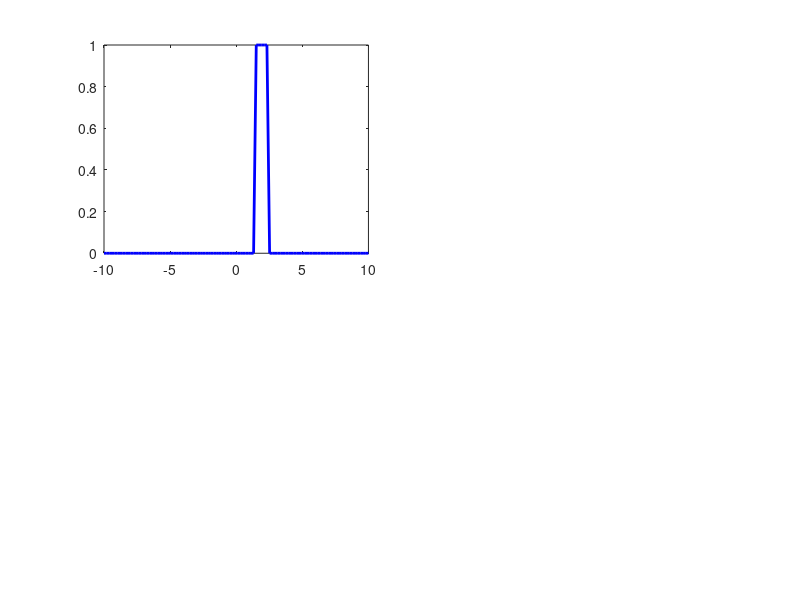

Reproduce this figure in MATLAB. (Note: this script raises an error after producing the figure.)
%% REINFORCE Algorithm Demo - 1D Continuous Control
% This demo shows how policy gradient methods work using REINFORCE
% on a simple 1D problem where the agent must find the peak of a Gaussian reward

clear; close all; clc;

%% Problem Setup
% Environment: 1D continuous state space [-5, 5]
% Action: 1D continuous action that moves the agent
% Reward: Gaussian centered at state = 2.0 with std = 1.0
% Goal: Learn a policy that navigates to the peak reward

% Environment parameters
state_min = -10;
state_max = 10;
action_min = -20;
action_max = 20;
reward_center = 2.0;  % Peak of Gaussian reward
reward_std = 1.0;

% Reward function
% reward_fn = @(state) exp(-0.5 * ((state - reward_center) / reward_std)^2);
reward_fn = @(state) double(abs(state - reward_center) <= (0.5 * reward_std));

% State transition (deterministic for simplicity)
transition_fn = @(state, action) max(state_min, min(state_max, state + action));

%% Policy Network Setup
% We use a simple Gaussian policy: action ~ N(mu(s), sigma)
% where mu(s) = tanh(w1*s + b1) * action_scale
% This is a linear policy with tanh activation

% Policy parameters (what we'll learn)
w1 = 0.1;  % Weight
b1 = 0.0;  % Bias
log_std = log(1.0);  % Log of action standard deviation
w2 = 0.1;  % Weight of log std

% Learning rate
lr_mean = 0.01;
lr_std = 0.001;

% Training parameters
n_episodes = 5000;
max_steps = 20;
gamma = 0.99;  % Discount factor

% Storage for results
episode_rewards = zeros(n_episodes, 1);
policy_params = zeros(n_episodes, 4);  % [w1, b1, log_std, w2]

%% Visualization Setup
figure('Position', [100, 100, 1200, 800]);

%% REINFORCE Training Loop
for episode = 1:n_episodes
    % Storage for this episode
    states = [];
    actions = [];
    rewards = [];
    
    % Initial state (random)
    state = (state_max - state_min) * rand() + state_min;
    
    % Generate episode
    for step = 1:max_steps
        % Store state
        states = [states; state];
        
        % Compute policy mean
        % mu = action_max * tanh(w1 * state + b1);
        mu = w1 * state + b1;
        % sigma = log_std;
        sigma = exp(log_std + w2 * state);
        % sigma = exp(log_std + w2 * state);
        
        % Sample action from policy
        action = mu + sigma * randn();
        if action < action_min || action > action_max
            % If action is out of bounds, clip it
            % fprintf('Action clipped: %.2f\n', action);
            action = max(action_min, min(action_max, action));
        end
        actions = [actions; action];
        
        % Get reward
        reward = reward_fn(state);
        rewards = [rewards; reward];
        
        % Transition to next state
        state = transition_fn(state, action);
    end
    
    % Compute returns (discounted cumulative rewards)
    returns = zeros(length(rewards), 1);
    G = 0;
    for t = length(rewards):-1:1
        G = rewards(t) + gamma * G;
        returns(t) = G;
    end
    
    % Normalize returns (helps with stability)
    if ~isempty(returns) && length(returns) > 1
        returns = (returns - mean(returns)) / (std(returns) + 1e-8);
    elseif ~isempty(returns)
        returns = returns * 0;  % Single return, set to 0 after normalization
    end
    
    % REINFORCE update
    grad_w1 = 0;
    grad_w2 = 0;
    grad_b1 = 0;
    grad_log_std = 0;
    
    if ~isempty(states)  % Only update if we have data
        for t = 1:length(states)
            % Recompute policy for this state-action pair
            state_t = states(t);
            action_t = actions(t);
            mu_t = w1 * state_t + b1;
            sigma_t = exp(log_std);
            
            % Compute log probability of action
            log_prob = -0.5 * log(2 * pi) - log_std - 0.5 * ((action_t - mu_t) / sigma_t)^2;
            
            % Compute gradients of log probability
            % d/d_mu log p(a|s) = (a - mu) / sigma^2
            d_log_prob_d_mu = (action_t - mu_t) / (sigma_t^2);
            
            % d/d_params mu(s) using chain rule
            % tanh_term = tanh(w1 * state_t + b1);
            % d_tanh = 1 - tanh_term^2;  % Derivative of tanh
            d_mu_d_w1 = state_t;
            d_mu_d_b1 = 1;
            
            % Gradient of log_std
            d_log_prob_d_log_std = ((action_t - mu_t)^2 / sigma_t^2 - 1);
            d_w2 = ((action_t - mu_t)^2 / sigma_t^2 - 1) * state;
            
            % REINFORCE gradients: grad = return * grad_log_prob
            grad_w1 = grad_w1 + returns(t) * d_log_prob_d_mu * d_mu_d_w1;
            grad_b1 = grad_b1 + returns(t) * d_log_prob_d_mu * d_mu_d_b1;
            grad_log_std = grad_log_std + returns(t) * d_log_prob_d_log_std;
            grad_w2 = grad_w2 + returns(t) * d_w2;
        end
        
        % Update parameters (gradient ascent)
        w1 = w1 + lr_mean * grad_w1 / length(states);
        b1 = b1 + lr_mean * grad_b1 / length(states);
        log_std = log_std + lr_std * grad_log_std / length(states);
        w2 = w2 + lr_std * grad_log_std / length(states);
    end
    
    % Store results
    episode_rewards(episode) = sum(rewards);
    policy_params(episode, :) = [w1, b1, log_std, w2];
    
    % Visualization every 10 episodes
    if mod(episode, 10) == 0 || episode == 1
        clf;
        
        % Plot 1: Environment and Policy
        subplot(2, 2, 1);
        x_range = linspace(state_min, state_max, 100);
        r_range = arrayfun(reward_fn, x_range);
        plot(x_range, r_range, 'b-', 'LineWidth', 2);
        hold on;
        
        % Plot policy mean
        mu_range = w1 * x_range + b1;
        yyaxis right;
        plot(x_range, mu_range, 'r-', 'LineWidth', 2);
        ylabel('Policy Mean Action', 'Color', 'r');
        
        
        yyaxis left;
        ylabel('Reward', 'Color', 'b');
        xlabel('State');
        title(sprintf('Environment and Learned Policy (Episode %d)', episode));
        grid on;

        std_range = exp(log_std + w2 * x_range);
        current_policy = mu_range + std_range .* x_range;
        yyaxis right;
        plot(x_range, current_policy, 'g-', 'LineWidth', 2);
        ylabel('Current Policy', 'Color', 'g');

        legend('Reward Function', 'Policy Mean', 'Current Policy','Location', 'best');
        
        % Plot 2: Episode trajectory
        subplot(2, 2, 2);
        plot(states, 'o-', 'LineWidth', 1.5);
        hold on;
        plot([1, length(states)], [reward_center, reward_center], 'r--');
        xlabel('Step');
        ylabel('State');
        title('Last Episode Trajectory');
        legend('States', 'Optimal State', 'Location', 'best');
        grid on;
        
        % Plot 3: Learning curve
        subplot(2, 2, 3);
        plot(1:episode, episode_rewards(1:episode), 'LineWidth', 1.5);
        xlabel('Episode');
        ylabel('Total Reward');
        title('Learning Progress');
        grid on;
        
        % Plot 4: Parameter evolution
        subplot(2, 2, 4);
        plot(1:episode, policy_params(1:episode, 1), 'r-', 'LineWidth', 1.5);
        hold on;
        plot(1:episode, policy_params(1:episode, 2), 'g-', 'LineWidth', 1.5);
        plot(1:episode, exp(policy_params(1:episode, 3)), 'b-', 'LineWidth', 1.5);
        plot(1:episode, (policy_params(1:episode, 3)), 'c-', 'LineWidth', 1.5);
        plot(1:episode, (policy_params(1:episode, 4)), 'm-', 'LineWidth', 1.5);
        xlabel('Episode');
        ylabel('Parameter Value');
        title('Policy Parameters');
        legend('w1', 'b1', 'exp(log_std)', 'log_std', 'w2', 'Location', 'best');
        grid on;
        
        drawnow;
    end
end

%% Final Evaluation
fprintf('\n=== REINFORCE Training Complete ===\n');
fprintf('Final parameters:\n');
fprintf('  w1 = %.3f\n', w1);
fprintf('  b1 = %.3f\n', b1);
fprintf('  log_std = %.3f\n', log_std);  % Evaluate at min state
fprintf('  w2 = %.3f\n', w2);  % Evaluate at min state
fprintf('\nFinal average reward: %.3f\n', mean(episode_rewards(end-50:end)));

% Test the learned policy
test_states = linspace(state_min, state_max, 5);  % Fewer for clarity
figure;
subplot(2, 2, [1 2]);
% Plot reward landscape
x_range = linspace(state_min, state_max, 100);
r_range = arrayfun(reward_fn, x_range);
plot(x_range, r_range, 'b-', 'LineWidth', 3);
hold on;

% Plot trajectories on the reward landscape
colors = lines(length(test_states));
for i = 1:length(test_states)
    state = test_states(i);
    trajectory = [state];
    
    for step = 1:10
        mu = w1 * state + b1;
        state = transition_fn(state, mu);  % Use mean action for testing
        trajectory = [trajectory, state];
    end
    
    % Plot trajectory as points on the 1D line at reward height
    for j = 1:length(trajectory)
        plot(trajectory(j), reward_fn(trajectory(j)), 'o', ...
             'Color', colors(i,:), 'MarkerSize', 8 - j/2, ...
             'MarkerFaceColor', colors(i,:));
    end
    % Connect with line
    plot(trajectory, arrayfun(reward_fn, trajectory), '-', ...
         'Color', colors(i,:), 'LineWidth', 2);
    
    % Add arrow showing direction
    if length(trajectory) > 1
        quiver(trajectory(1), reward_fn(trajectory(1)), ...
               trajectory(2)-trajectory(1), ...
               reward_fn(trajectory(2))-reward_fn(trajectory(1)), ...
               0.5, 'Color', colors(i,:), 'LineWidth', 2);
    end
end

plot([reward_center reward_center], [0 1], 'r--', 'LineWidth', 2);
xlabel('State');
ylabel('Reward');
title('Agent Trajectories on Reward Landscape');
legend('Reward Function', 'Optimal State', 'Location', 'best');
grid on;

% Plot temporal evolution
subplot(2, 2, 3);
for i = 1:length(test_states)
    state = test_states(i);
    trajectory = [state];
    
    for step = 1:10
        mu = w1 * state + b1;
        state = transition_fn(state, mu);
        trajectory = [trajectory, state];
    end
    
    plot(0:length(trajectory)-1, trajectory, 'o-', ...
         'Color', colors(i,:), 'LineWidth', 2);
    hold on;
end
plot([0 10], [reward_center reward_center], 'r--', 'LineWidth', 2);
xlabel('Time Step');
ylabel('State');
title('State Evolution Over Time');
grid on;

subplot(2, 2, 4);
% Show policy visualization
states_plot = linspace(state_min, state_max, 100);
mu_plot = w1 * states_plot + b1;
sigma_plot = exp(log_std + w2 * states_plot);

plot(states_plot, mu_plot, 'r-', 'LineWidth', 2);
hold on;
fill([states_plot, fliplr(states_plot)], ...
     [mu_plot + sigma_plot, fliplr(mu_plot - sigma_plot)], ...
     'r', 'FaceAlpha', 0.3, 'EdgeColor', 'none');
xlabel('State');
ylabel('Action');
title('Learned Gaussian Policy');
legend('Mean', '±1 std', 'Location', 'best');
grid on;

%% Key Concepts Demonstrated
fprintf('\n=== Key Concepts in This Demo ===\n');
fprintf('1. Policy Gradient: We directly optimize the policy parameters\n');
fprintf('2. REINFORCE: Uses Monte Carlo returns to estimate gradients\n');
fprintf('3. Continuous Control: Both states and actions are continuous\n');
fprintf('4. Stochastic Policy: Actions sampled from Gaussian distribution\n');
fprintf('5. Gradient Ascent: We maximize expected return\n');
fprintf('\nThe agent learns to move toward state=2 where reward is highest!\n');